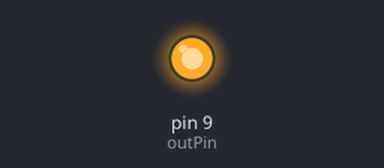
Bench run of a sketch on a simulated Arduino Uno, built with avr-gcc and run on an emulated ATmega328P. Parts: output pins drawn as LEDs (lit = HIGH).

Above: at 0.1 s.
Timing chart, 0 to 1.6 s (numbered marks = the images above):
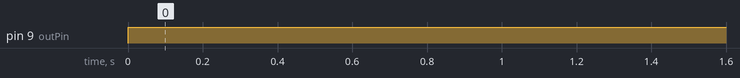

Measured:
- by itself, pin 9 (outPin): LOW → HIGH at 0.00 s

The sketch:

MandarCorriente.ino
```cpp
const int outPin = 9;
void setup() {
  Serial.begin(9600); // Iniciar puerto serie
  pinMode(outPin, OUTPUT); // Definir nuestro puerto de salida
}

void loop() {
  digitalWrite(outPin, HIGH); // Mandar corriente al pin 9
}
```
